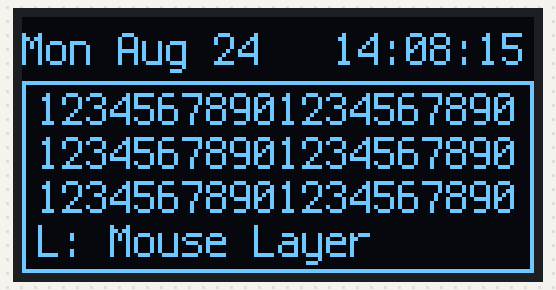
A program run on a simulated Raspberry Pi Pico running CircuitPython. Parts: 128×64 one-colour display. What the program prints to the serial console is not drawn.

Above: at 0.1 s.

The program:

display.py
```python
# This script supports the Raspberry Pi Pico board and the Lilygo ESP32-S2 board
# Raspberry Pi Pico: http://educ8s.tv/part/RaspberryPiPico
# ESP32-S2 Board: http://educ8s.tv/part/esp32s2
# OLED DISPLAY: https://educ8s.tv/part/OLED096
#
import board, busio, displayio, i2cdisplaybus, os, terminalio, time
import adafruit_displayio_ssd1306
from adafruit_display_text.label import Label
from adafruit_display_shapes.rect import Rect

displayio.release_displays()

board_type = os.uname().machine
print(f"Board Type: {board_type}")

i2c = busio.I2C(scl=board.GP5, sda=board.GP4)
display_bus = i2cdisplaybus.I2CDisplayBus(i2c, device_address=0x3C)
display = adafruit_displayio_ssd1306.SSD1306(display_bus, width=128, height=64)
display.auto_refresh = False
# Make the display context
splash = displayio.Group()
display.root_group = splash

border = Rect(0, 16, 128, 48, outline=0xFFFFFF)
splash.append(border)

# Draw a label
text = "Mon Aug 24   14:08:15"
status = Label(terminalio.FONT, text=text, color=0xFFFFFF)
status.anchor_point = (0.0, 0.0)
status.anchored_position = (0, 2)


splash.append(status)

display.auto_refresh = True

line1 = Label(terminalio.FONT, text="12345678901234567890", color=0xFFFFFF)
line1.anchor_point = (0.0, 0.0)
line1.anchored_position = (4, 17)

line2 = Label(terminalio.FONT, text="12345678901234567890", color=0xFFFFFF)
line2.anchor_point = (0.0, 0.0)
line2.anchored_position = (4, 28)

line3 = Label(terminalio.FONT, text="12345678901234567890", color=0xFFFFFF)
line3.anchor_point = (0.0, 0.0)
line3.anchored_position = (4, 39)

line4 = Label(terminalio.FONT, text="L: Mouse Layer", color=0xFFFFFF)
line4.anchor_point = (0.0, 0.0)
line4.anchored_position = (4, 50)


splash.append(line1)
splash.append(line2)
splash.append(line3)
splash.append(line4)
while True:
    pass


#Mon Aug 13  12:39:34
#Kerberos
```
